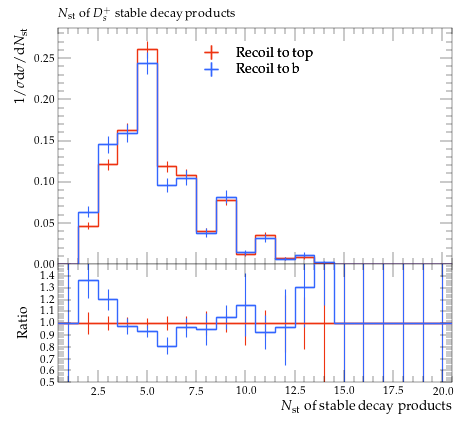

Write Python code to recreate this figure.
#! /usr/bin/env python

# This Python script was auto-generated using YODA v2.0.2.
# Analysis object: /MC_HFDECAYS/DSPLUS_stable_mult
# Timestamp: 31-07-2026 (13:13:52)

import matplotlib as mpl
import matplotlib.pyplot as plt
mpl.use('Agg') # comment out for interactive use
import os
import numpy as np

plotDir = os.path.split(os.path.realpath(__file__))[0]
if 'YODA_USER_PLOT_PATH' in globals():
    plot_outdir = globals()['YODA_USER_PLOT_PATH']
else:
    plot_outdir = plotDir

#plot style
plt.style.use(os.path.join(plotDir, '../default.mplstyle'))
# plot metadata
figW, figH = plt.rcParams['figure.figsize']
ax_xLabel = r'$N_\mathrm{st}$ of stable decay products'
ax_yLabel = r'$1/\sigma \mathrm{d}\sigma/\mathrm{d}N_\mathrm{st}$'
ax_title  = r'$N_\mathrm{st}$ of $D^+_s$ stable decay products'
ax_xScale = 'linear'
ax_yScale = 'linear'
xLims = (0.5, 20.5)
yLims = (0.0, 0.28683831000000004)

# TeX-friendly labels for the legend
labels = {
    'legend' : ([ r"Recoil to top", r"Recoil to b" ], r""),
}

# Adjust canvas width and height
canvasW = 10.0
canvasH = 9.0
figW *= canvasW/10.
figH *= canvasH/9.

# Create figure and axis objects
fig, (ax, ratio0_ax) = plt.subplots(2, 1, sharex=True,
                  figsize=(figW,figH), gridspec_kw={'height_ratios': (6.0, 3.0)})

# Set figure margins
plt.subplots_adjust(
    left   = 1.0 * plt.rcParams['figure.subplot.left'],
    right  = 1.0 * plt.rcParams['figure.subplot.right'],
    top    = 1.0 * plt.rcParams['figure.subplot.top'],
    bottom = 1.0 * plt.rcParams['figure.subplot.bottom'])

ratio0_ax.yaxis.set_major_locator(mpl.ticker.MultipleLocator(0.1))
ratio0_ax.set_ylim(0.5, 1.4999)
ratio0_ax.set_ylabel('Ratio')

# the numerical data is stored in a separate file
dataf = dict()
prefix = os.path.split(__file__)[0]
if prefix:    prefix = prefix + '/'
exec(open(prefix+'DSPLUS_stable_mult__data.py').read(), dataf)


legend_handles = dict() # keep track of handles for the legend

# style options for curves
# starts at zorder>=5 to draw curve on top of legend
styles = {
  'recoil_t': {
    'color' : '#EE3311',
    'linestyle' : '-',
    'linewidth' : 1,
    'marker' : 'none',
    'markersize' : 2,
    'capsize' : 0.0,
    'zorder' : 5,
    'histstyle' : 1,
    'drawstyle' : 'steps-pre',
    'xerrorbars' : 1,
    'yerrorbars' : 1,
    'fillcolor' : None,
    'fillopacity' : 1.0,
    'ratio0_linestyle' : '-',
    'ratio0_linewidth' : 1,
    'ratio0_marker' : 'none',
    'ratio0_markersize' : 2,
    'ratio0_capsize' : 0.0,
    'ratio0_zorder' : 5,
    'ratio0_histstyle' : 1,
    'ratio0_drawstyle' : 'steps-pre',
    'ratio0_xerrorbars' : 1,
    'ratio0_yerrorbars' : 1,
  },
  'recoil_b': {
    'color' : '#3366FF',
    'linestyle' : '-',
    'linewidth' : 1,
    'marker' : 'none',
    'markersize' : 2,
    'capsize' : 0.0,
    'zorder' : 6,
    'histstyle' : 1,
    'drawstyle' : 'steps-pre',
    'xerrorbars' : 1,
    'yerrorbars' : 1,
    'fillcolor' : None,
    'fillopacity' : 1.0,
    'ratio0_linestyle' : '-',
    'ratio0_linewidth' : 1,
    'ratio0_marker' : 'none',
    'ratio0_markersize' : 2,
    'ratio0_capsize' : 0.0,
    'ratio0_zorder' : 6,
    'ratio0_histstyle' : 1,
    'ratio0_drawstyle' : 'steps-pre',
    'ratio0_xerrorbars' : 1,
    'ratio0_yerrorbars' : 1,
  },
}

# curve from input yoda files in main panel
for label, yvals in dataf['yvals'].items():
    if all(np.isnan(v) for v in dataf['yvals'][label]):
        continue
    tmp = None
    if styles[label]['histstyle']: # draw as histogram
        xpos = dataf['xedges'][label] if styles[label]['drawstyle'] else dataf['xpoints'][label]
        ypos = np.insert(yvals, 0, yvals[0]) if styles[label]['drawstyle'] else yvals
        if styles[label]['fillcolor']: # fill area below curve
            ax.fill_between(xpos, ypos, step='pre',
                            color=styles[label]['fillcolor'],
                            alpha=styles[label]['fillopacity'])
        tmp, = ax.plot(xpos, ypos,
                       color=styles[label]['color'],
                       linestyle=styles[label]['linestyle'],
                       linewidth=styles[label]['linewidth'],
                       drawstyle=styles[label]['drawstyle'], solid_joinstyle='miter',
                       zorder=styles[label]['zorder'], label=label)
    tmp = ax.errorbar(dataf['xpoints'][label], yvals,
                      xerr=np.array(dataf['xerrs'][label])*styles[label]['xerrorbars'],
                      yerr=np.array(dataf['yerrs'][label])*styles[label]['yerrorbars'],
                      fmt=styles[label]['marker'], capsize=styles[label]['capsize'],
                      markersize=styles[label]['markersize'],
                      ecolor=styles[label]['color'],
                      color=styles[label]['color'], zorder=styles[label]['zorder'])
    tmp[-1][0].set_linestyle(styles[label]['linestyle'])
    tmp[-1][0].set_linewidth(styles[label]['linewidth'])
    if label in dataf['add_legend_handle']:  legend_handles[label] = tmp
    for varLabel in dataf['variation_yvals'].keys():
        if varLabel.startswith(label):
            tmp, = ax.plot(dataf['xedges'][label], dataf['variation_yvals'][varLabel],
                           color=styles[label]['color'],
                           linestyle=styles[label]['linestyle'],
                           linewidth=styles[label]['linewidth'],
                           drawstyle='steps-pre', solid_joinstyle='miter',
                           zorder=styles[label]['zorder'], alpha=0.5)


# plots on ratio panel
# curve from input yoda files in ratio panel
for label, yvals in dataf['ratio0_yvals'].items():
    if all(np.isnan(v) for v in yvals):
        continue
    if styles[label]['ratio0_histstyle']: # plot as histogram
        xpos = dataf['xedges']['recoil_t'] if styles[label]['ratio0_drawstyle'] else dataf['xpoints']['recoil_t']
        ypos = np.insert(yvals, 0, yvals[0]) if styles[label]['ratio0_drawstyle'] else yvals
        ratio0_ax.plot(xpos, ypos,
                       color=styles[label]['color'],
                       linewidth=styles[label]['linewidth'],
                       linestyle=styles[label]['ratio0_linestyle'],
                       drawstyle=styles[label]['ratio0_drawstyle'], zorder=styles[label]['zorder'],
                       solid_joinstyle='miter')
    tmp = ratio0_ax.errorbar(dataf['xpoints']['recoil_t'], yvals,
                             xerr=np.array(dataf['ref_xerrs'])*styles[label]['ratio0_xerrorbars'],
                             yerr=np.array(dataf['ratio0_yerrs'][label])*styles[label]['ratio0_yerrorbars'],
                             fmt=styles[label]['ratio0_marker'], capsize=styles[label]['ratio0_capsize'],
                             markersize=styles[label]['ratio0_markersize'],
                             ecolor=styles[label]['color'],
                             color=styles[label]['color'])
    tmp[-1][0].set_linestyle(styles[label]['ratio0_linestyle'])
    tmp[-1][0].set_linewidth(styles[label]['ratio0_linewidth'])

    for varlabel in dataf['ratio0_variation_vals'].keys():
        if varlabel.startswith(label):
            ratio0_ax.plot(dataf['xedges']['recoil_t'],
                            dataf['ratio0_variation_vals'][varlabel],
                            color=styles[label]['color'],
                            linestyle=styles[label]['linestyle'],
                            linewidth=styles[label]['linewidth'],
                            drawstyle='steps-pre', solid_joinstyle='miter',
                            zorder=1, alpha=0.5)

legend_items = list(legend_handles.values())
ax.add_artist(ax.legend(legend_items,
                        labels['legend'][0],
                        title=labels['legend'][1],
                        alignment='left',
                        loc='upper center',
                        bbox_to_anchor=(0.5, 0.97)))

# set plot metadata as defined above
ratio0_ax.set_xlabel(ax_xLabel)
ratio0_ax.xaxis.set_label_coords(1., -0.15)
ax.set_ylabel(ax_yLabel, ha='right', va='top')
ax.yaxis.set_label_coords(-0.11, 1.0)
ax.set_title(ax_title, loc='left')
ax.set_xscale(ax_xScale)
ax.set_yscale(ax_yScale)
ax.set_xlim(xLims)
ax.set_ylim(yLims)

# tick formatting
plt.rcParams['xtick.top'] = True
plt.rcParams['ytick.right'] = True
fig.align_ylabels((ax, ratio0_ax))
plt.savefig(os.path.join(plot_outdir, 'DSPLUS_stable_mult.pdf'), format='PDF')
plt.savefig(os.path.join(plot_outdir, 'DSPLUS_stable_mult.png'), format='PNG')

plt.close(fig)
